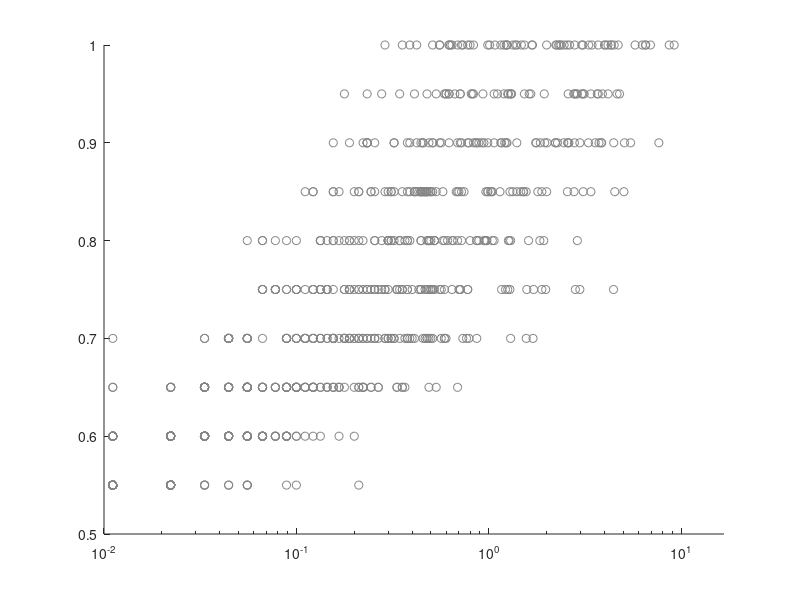
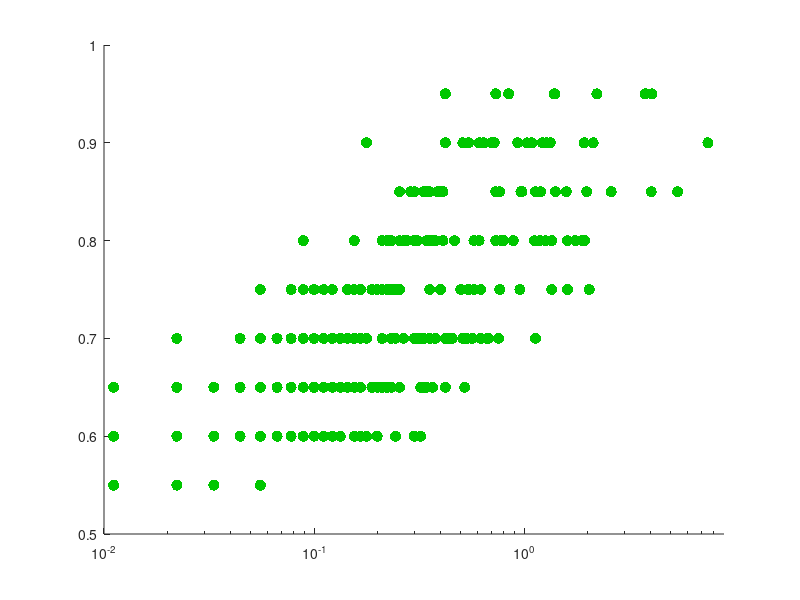
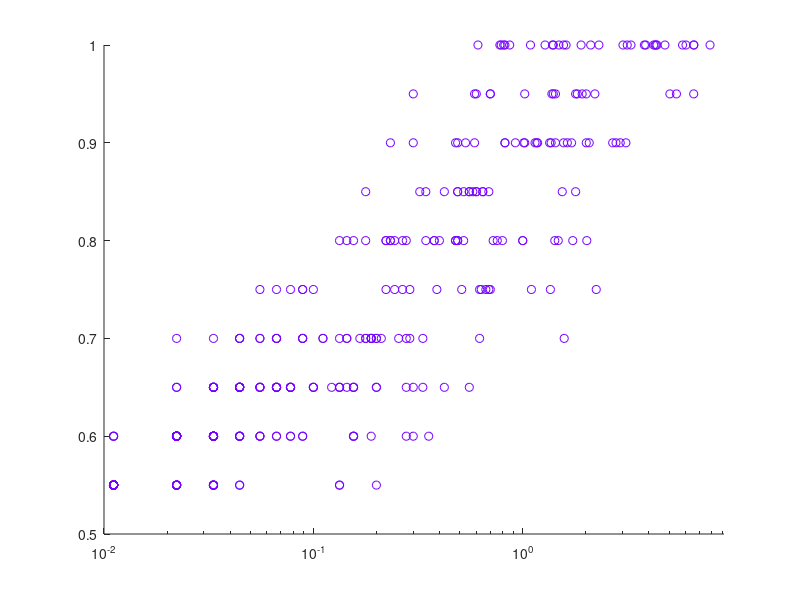

Source code (MATLAB) for these figures, in order: (Note: this script raises an error after producing the figures.)
%script to plot  and calculate correl between |muR - muO| vs Decode Accur

load DistMeans_raw.mat 
load DecodAcc_raw.mat

%no drug
figure
semilogx(mnSpread_ND,DecA_ND,'o','color',[1 1 1]*.52)
axis([ 1e-2-eps 16.72 0.5 1])
box off

%Bic
figure
semilogx(mnSpread_Bic,DecA_Bic,'.','color',[0 .78125 0],'MarkerSize',24)
axis([ 1e-2-eps 8.96 0.5 1])
box off

%Mus
figure
semilogx(mnSpread_Mus,DecA_Mus,'o','color',[.45902 0 1])
axis([ 1e-2-eps 9.1477 0.5 1])
box off

drgPrep={'ND';'Bic';'Mus'}; 

%showing correlations in figure: |muR-muO| vs Decode Accur
pearsonsCorr=[corr(mnSpread_ND,DecA_ND) ; corr(mnSpread_Bic,DecA_Bic) ; corr(mnSpread_Mus,DecA_Mus)];
RankCorr=[corr(mnSpread_ND,DecA_ND,'type','Spearman') ; corr(mnSpread_Bic,DecA_Bic,'type','Spearman')  ; corr(mnSpread_Mus,DecA_Mus,'type','Spearman') ];
T=table(drgPrep,pearsonsCorr,RankCorr)

%% do again with mean/std
max_allX=500; %cap x-vals to mean
%no drug
x_ND=mnSpread_ND./stSpread_ND;
sum(x_ND>max_allX)+sum(isnan(x_ND))
x_ND(isnan(x_ND))=mnSpread_ND(isnan(x_ND));
x_ND(x_ND>max_allX)=mnSpread_ND(x_ND>max_allX);
figure
semilogx(x_ND,DecA_ND,'o','color',[1 1 1]*.52)
axis([ 1e-2-eps max_allX 0.5 1])
box off

%Bic
x_Bic=mnSpread_Bic./stSpread_Bic;
sum(x_Bic>max_allX)+sum(isnan(x_Bic))
x_Bic(isnan(x_Bic))=mnSpread_Bic(isnan(x_Bic));
x_Bic(x_Bic>max_allX)=mnSpread_Bic(x_Bic>max_allX);
figure
semilogx(x_Bic,DecA_Bic,'.','color',[0 .78125 0],'MarkerSize',24)
axis([ 1e-2-eps max_allX 0.5 1])
box off

%Mus
x_Mus=mnSpread_Mus./stSpread_Mus;
sum(x_Mus>max_allX)+sum(isnan(x_Mus)) %how many are 'bad'
x_Mus(isnan(x_Mus))=mnSpread_Mus(isnan(x_Mus));
x_Mus(x_Mus>max_allX)=mnSpread_Mus(x_Mus>max_allX);
figure
semilogx(x_Mus,DecA_Mus,'o','color',[.45902 0 1])
axis([ 1e-2-eps max_allX 0.5 1])
box off

drgPrep={'ND';'Bic';'Mus'}; 

%showing correlations in figure: |muR-muO| vs Decode Accur
pearsonsCorr=[corr(x_ND,DecA_ND) ; corr(x_Bic,DecA_Bic) ; corr(x_Mus,DecA_Mus)];
RankCorr=[corr(x_ND,DecA_ND,'type','Spearman') ; corr(x_Bic,DecA_Bic,'type','Spearman')  ; corr(x_Mus,DecA_Mus,'type','Spearman') ];
T=table(drgPrep,pearsonsCorr,RankCorr)